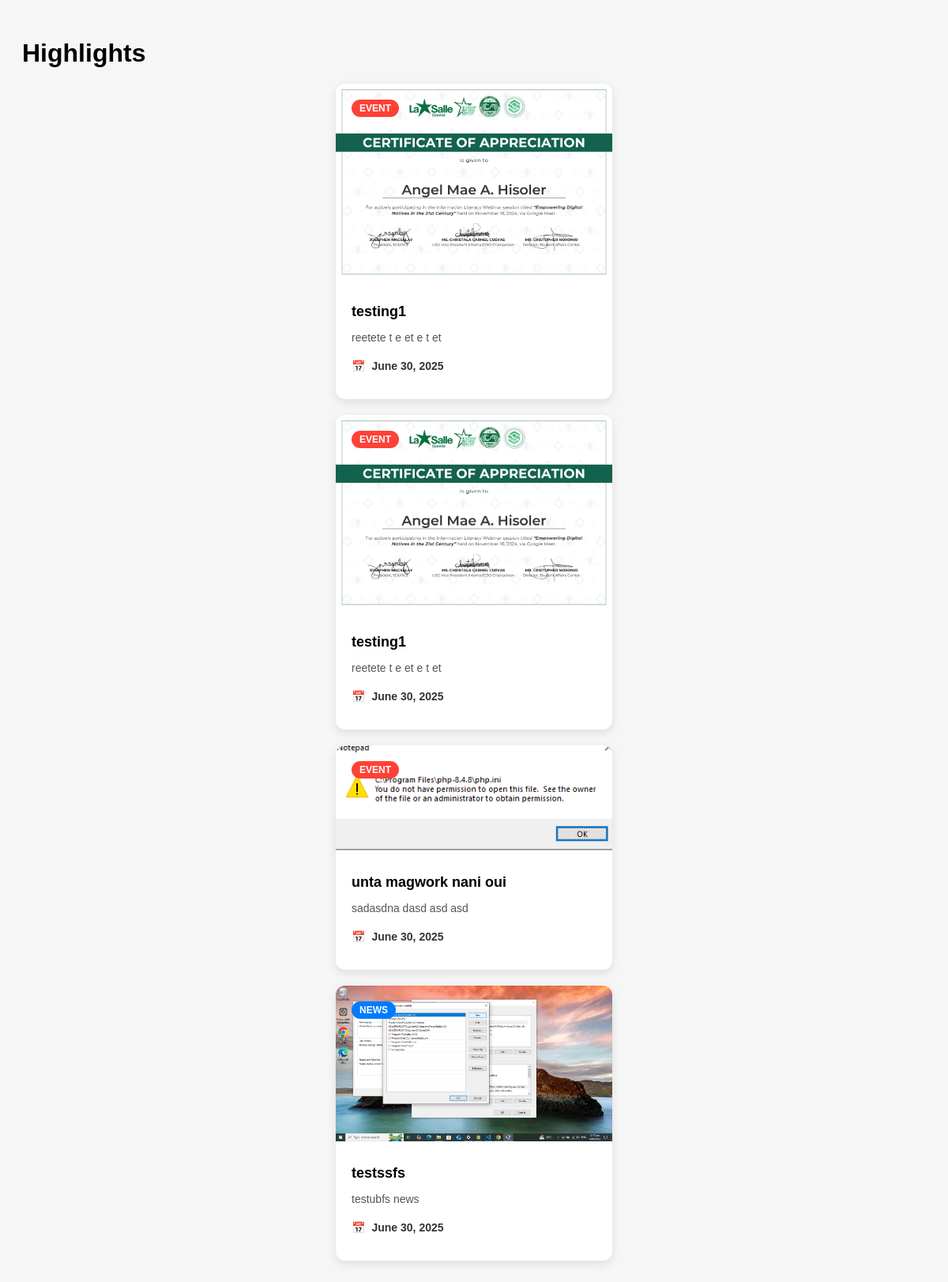
Screenshot of /highlight/ with the database file from the repository.
### authentication/models.py (models this page shows, shortened)
class Highlight(models.Model):
    HIGHLIGHT_TYPES = [
        ('news', 'News'),
        ('event', 'Event'),
    ]
    title = models.CharField(max_length=255)
    description = models.TextField()
    type = models.CharField(max_length=10, choices=HIGHLIGHT_TYPES)
    image = models.ImageField(upload_to='highlights/')
    date = models.DateField()

### authentication/views.py (the view)
# urls.py: path('highlight/', highlight, name='highlight_list'),
def highlight(request):
    highlights = Highlight.objects.all().order_by('-date')
    return render(request, 'authentication/admin/highlight.html', {'highlights': highlights})

### templates/authentication/admin/highlight.html (shortened to what this page needs)
{% load static %}
<!DOCTYPE html>
<html>
<head>
</head>
<body>
    <h1>Highlights</h1>
    {% for item in highlights %}
    <div class="highlight">
        <div class="highlight-wrapper">
            <img src="{{ item.image.url }}" alt="Highlight Image">
            <span class="highlight-type
                {% if item.get_type_display|lower == 'news' %}highlight-type-news{% elif item.get_type_display|lower == 'event' %}highlight-type-event{% endif %}">
                {{ item.get_type_display }}
            </span>
        </div>
        <div class="highlight-content">
            <h2 class="highlight-title">{{ item.title }}</h2>
            <p class="highlight-description">{{ item.description }}</p>
            <p class="highlight-date">
                <span class="highlight-date-icon">📅</span>
                {{ item.date }}
            </p>
        </div>
    </div>
    {% endfor %}
</body>
</html>

### templates/authentication/admin/highlight.html (style rules this page uses)
body { font-family: Arial, sans-serif; background-color: #f6f6f6; padding: 20px; }
h1 { margin-bottom: 20px; }
.highlight { background: #fff; border-radius: 12px; overflow: hidden; box-shadow: 0 4px 12px rgba(0,0,0,0.1); max-width: 350px; margin: 20px auto; }
.highlight img { width: 100%; display: block; height: auto; }
.highlight-content { padding: 20px; }
.highlight-type { position: absolute; top: 20px; left: 20px; color: #fff; font-size: 12px; font-weight: bold; text-transform: uppercase; padding: 4px 10px; border-radius: 20px; }
.highlight-type-news { background-color: #007BFF; }
.highlight-type-event { background-color: #FF4136; }
.highlight-title { margin: 10px 0; font-size: 18px; font-weight: bold; }
.highlight-description { font-size: 14px; color: #555; margin-bottom: 20px; }
.highlight-date { display: flex; align-items: center; font-size: 14px; color: #333; font-weight: bold; }
.highlight-date-icon { margin-right: 8px; display: inline-block; }
.highlight-wrapper { position: relative; }

### rows the page displays
Highlight: image (picture), type "EVENT", title "testing1", description "reetete t e et e t et", date "June 30, 2025"
Highlight: image (picture), type "EVENT", title "testing1", description "reetete t e et e t et", date "June 30, 2025"
Highlight: image (picture), type "EVENT", title "unta magwork nani oui", description "sadasdna dasd asd asd", date "June 30, 2025"
Highlight: image (picture), type "NEWS", title "testssfs", description "testubfs news", date "June 30, 2025"
